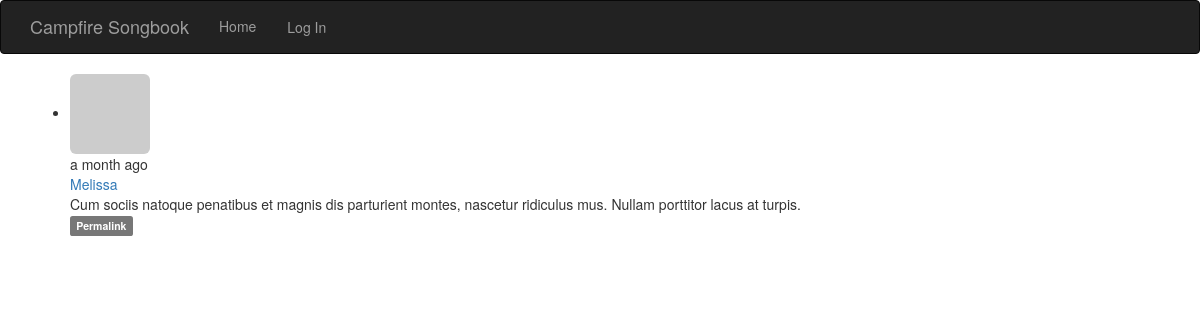
/post/1, run on the app's committed database.
### app/models.py (models this page shows, shortened)
class Post(db.Model):
    __tablename__ = 'posts'
    id = db.Column(db.Integer, primary_key=True)
    timestamp = db.Column(db.DateTime, default=datetime.utcnow)
    body = db.Column(db.Text)
    author_id = db.Column(db.Integer, db.ForeignKey('users.id'))

class User(UserMixin, db.Model):
    __tablename__ = 'users'
    id = db.Column(db.Integer, primary_key=True)
    email = db.Column(db.String(64), unique=True, index=True)
    username = db.Column(db.String(64), unique=True, index=True)
    name = db.Column(db.String(64), unique=True, index=True)
    role_id = db.Column(db.Integer, db.ForeignKey('roles.id'))
    location = db.Column(db.String(64))
    about_me = db.Column(db.Text)
    password_hash = db.Column(db.String(128))
    confirmed = db.Column(db.Boolean, default=False)
    avatar_hash = db.Column(db.String(32))
    posts = db.relationship('Post', backref='author', lazy='dynamic')
    member_since = db.Column(db.DateTime(), default=datetime.utcnow)
    last_seen = db.Column(db.DateTime(), default=datetime.utcnow)
    def gravatar(self, size=100, default='identicon', rating='g'):
        if request.is_secure:
            url = 'https://www.gravatar.com/avatar'
        else:
            url = 'http://www.gravatar.com/avatar'
        if self.avatar_hash is None:
            avatar_hash_maker()
        return '{url}/{avatar_hash}?s={size}&d={default}&r={rating}'.format(
            url=url, avatar_hash=self.avatar_hash, size=size, default=default, rating=rating)
    @property
    def password(self):
        raise AttributeError('Password is not a readable attribute')

### app/main/views.py (the view)
@main.route('/post/<int:id>')
def post(id):
    post = Post.query.get_or_404(id)
    return render_template('post.html', posts=[post])

### app/auth/views.py (called while the page is built)
@auth.before_app_request
def before_request():
    if current_user.is_authenticated:
        current_user.ping()
        if not current_user.confirmed and request.endpoint[:5] != 'auth.':
            return redirect(url_for('auth.unconfirmed'))

### app/main/__init__.py (called while the page is built)
@main.app_context_processor
def inject_permissions():
    return dict(Permission=Permission)

### app/models.py (called while the page is built)
    def is_administrator(self):
        return False

### app/templates/post.html (shortened to what this page needs)
{% extends "base.html" %}
{% block page_content %}
{% include '_posts.html' %}
{% endblock %}

### app/templates/_posts.html (shortened to what this page needs)
<ul class="posts">
    {% for post in posts %}
        <li class="post">
            <div class="profile-thumbnail">
                <a href="{{ url_for('.user', username=post.author.username) }}">
                    <img class="img-rounded profile-thumbnail" src="{{ post.author.gravatar(size=40) }}" alt="author_icon">
                </a>
            </div>
            <div class="post-content">
                <div class="post-date">
                    {{ moment(post.timestamp).fromNow() }}
                </div>
                <div class="post-author">
                    <a href="{{ url_for('.user', username=post.author.username) }}">
                        {{ post.author.username }}
                    </a>
                </div>
                <div class="post-body">
                    {{ post.body }}
                    <div class="post-footer">
                        <a href="{{ url_for('.post', id=post.id) }}">
                            <span class="label label-default">Permalink</span>
                        </a>
                    </div>
                </div>
            </div>
        </li>
        <br>
    {% endfor %}
</ul>

### data on the page
Post: timestamp "a month ago", author.username "Melissa", body "Cum sociis natoque penatibus et magnis dis parturient montes, nascetur ridiculus mus. Nullam porttitor lacus at turpis."
